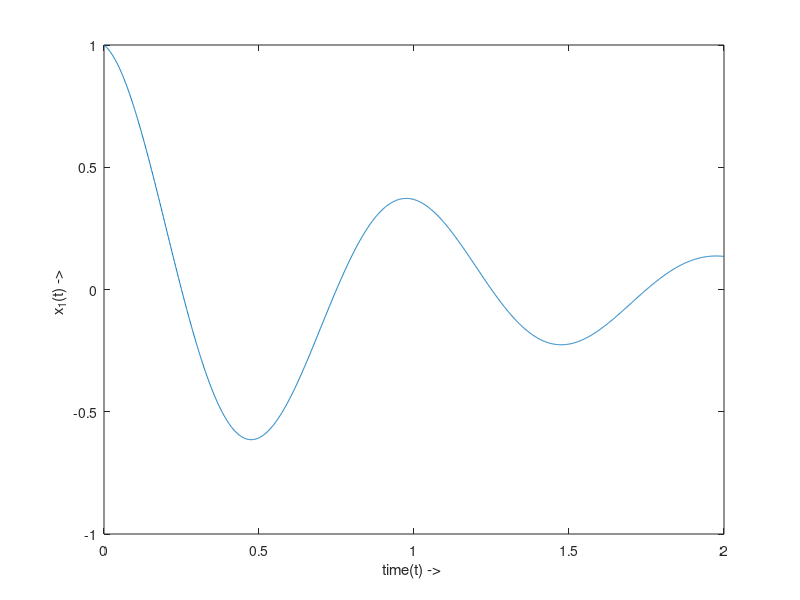

Recreate this plot in MATLAB. (Note: this script raises an error after producing the figure.)
% Name = Mohit Akhouri
% Roll no = 19UCC023
% SSC LAB Batch D1 - Monday ( 2-5 pm )

% Code for generating plot of x1(t) = (e^-t)cos(2*pi*t)

t = 0 : 0.001 : 2;
a = exp(-t);
b = cos(2*pi*t);
x1 = a.*b;
plot(t,x1);
xlabel('time(t) -> ');
ylabel('x_{1}(t) -> ');
title('Mohit Akhouri-19ucc023 - Exercise1\_a','x_{1}(t) = e^{-t}cos(2\pit)');
grid on;